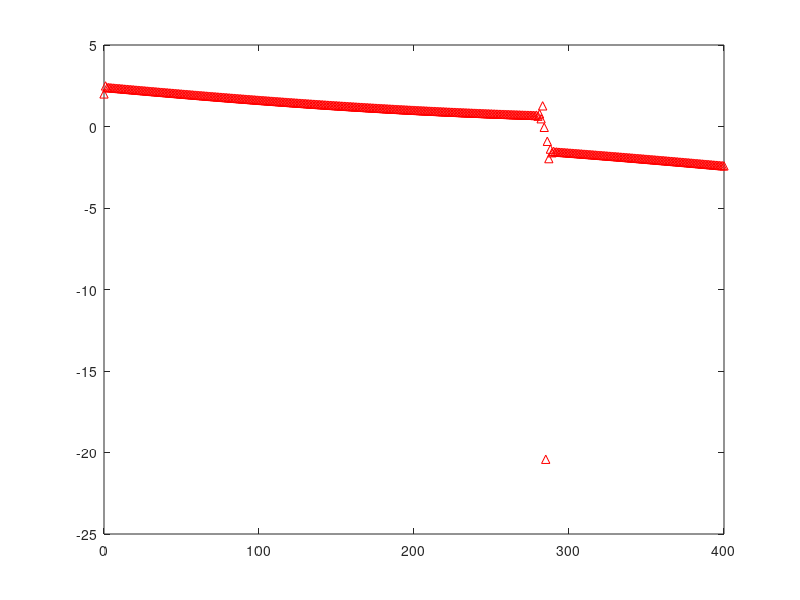

Recreate this plot in MATLAB.
clear all

b=-2:0.01:2;
y(1)=b(1);
a=1;
for ii=2:size(b,2)
    z(ii)=1/y(ii-1);
    y(ii)=a*z(ii)+b(ii);
end
impz(y*-1)